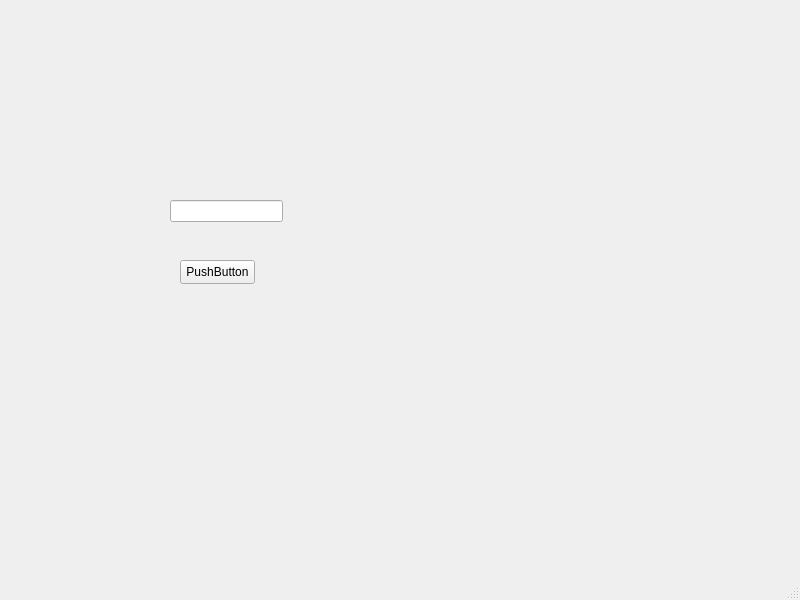
<?xml version="1.0" encoding="UTF-8"?>
<ui version="4.0">
 <class>MainWindow</class>
 <widget class="QMainWindow" name="MainWindow">
  <property name="geometry">
   <rect>
    <x>0</x>
    <y>0</y>
    <width>800</width>
    <height>600</height>
   </rect>
  </property>
  <property name="windowTitle">
   <string>MainWindow</string>
  </property>
  <widget class="QWidget" name="centralwidget">
   <widget class="QLineEdit" name="lineEdit">
    <property name="geometry">
     <rect>
      <x>170</x>
      <y>200</y>
      <width>113</width>
      <height>22</height>
     </rect>
    </property>
   </widget>
   <widget class="QPushButton" name="pushButton">
    <property name="geometry">
     <rect>
      <x>180</x>
      <y>260</y>
      <width>75</width>
      <height>24</height>
     </rect>
    </property>
    <property name="text">
     <string>PushButton</string>
    </property>
   </widget>
   <widget class="QLabel" name="label">
    <property name="geometry">
     <rect>
      <x>68</x>
      <y>320</y>
      <width>351</width>
      <height>20</height>
     </rect>
    </property>
    <property name="text">
     <string/>
    </property>
   </widget>
  </widget>
  <widget class="QMenuBar" name="menubar">
   <property name="geometry">
    <rect>
     <x>0</x>
     <y>0</y>
     <width>800</width>
     <height>22</height>
    </rect>
   </property>
  </widget>
  <widget class="QStatusBar" name="statusbar"/>
 </widget>
 <resources/>
 <connections/>
</ui>
